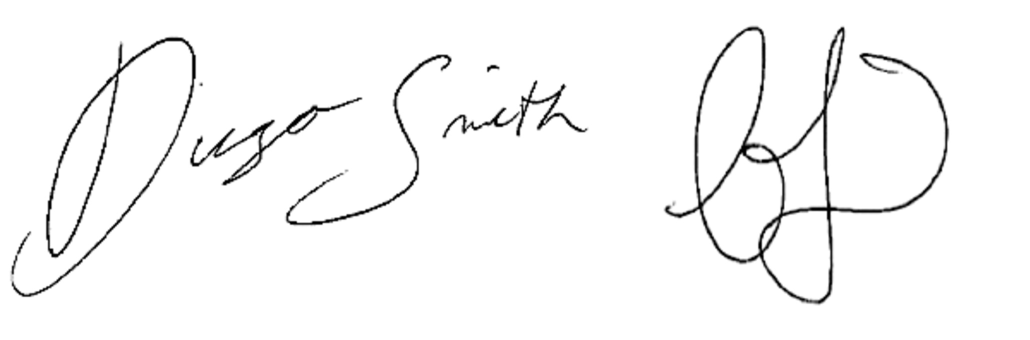
#> input picture data/images/signatures/1.jpg, 2059 x 679 px (shown at 1/2 size)
$ python kmm.py
#> lines starting #> are read from the running program, lines starting #| are printed output that depends on the picture; after the words box and inside, x2 and y2 are one past the last pixel; in counts of white or black regions, pixels touching at a corner belong together
import numpy as np
from PIL import Image
from matplotlib.pyplot import imshow
from matplotlib import pyplot as plt
from lookup_tables import NEIGHBOURS_ARRAY, KMM_LOOKUP_ARRAY


def check_neighbours(neighbours):
    w = neighbour_weight(neighbours)
    return w in NEIGHBOURS_ARRAY


def get_neighbours(img, i, j):
    return img[i - 1:i + 2, j - 1:j + 2]


def first_marks(img):
    result = np.ndarray(img.shape)
    for (i, j), v in np.ndenumerate(img):
        if img[i, j] == 1:
            result[i, j] = 1
            neighbours = get_neighbours(img, i, j)
            try:
                if neighbours[0][1] == 0 or neighbours[1][0] == 0 or neighbours[1][2] == 0 or neighbours[2][1] == 0:
                    result[i, j] = 2
                else:
                    if neighbours[0][0] == 0 or neighbours[0][2] == 0 or neighbours[2][0] == 0 or neighbours[2][2] == 0:
                        result[i, j] = 3
            except IndexError:
                pass
        else:
            result[i, j] = 0
    return result


def neighbour_weight(nbs):
    val = 0
    if nbs[0][0] != 0:
        val += 128
    if nbs[0][1] != 0:
        val += 1
    if nbs[0][2] != 0:
        val += 2
    if nbs[1][2] != 0:
        val += 4
    if nbs[2][2] != 0:
        val += 8
    if nbs[2][1] != 0:
        val += 16
    if nbs[2][0] != 0:
        val += 32
    if nbs[1][0] != 0:
        val += 64
    return val


def delete_4s(img):
    result = np.ndarray(img.shape)
    for (i, j), v in np.ndenumerate(img):
        result[i, j] = img[i, j]
        if img[i, j] == 2 or img[i, j] == 3:
            neighbours = get_neighbours(img, i, j)
            try:
                if check_neighbours(neighbours):
                    result[i, j] = 0
            except IndexError:
                pass
    return result


def remove_2or3(img, n):
    result = img
    for (i, j), v in np.ndenumerate(img):
        if result[i, j] == n:
            neighbours = get_neighbours(result, i, j)
            try:
                result[i, j] = 0 if neighbour_weight(neighbours) in KMM_LOOKUP_ARRAY else 1
            except IndexError:
                pass
    return result


def otsu_threshold(im):
    pixel_counts = [np.sum(im == i) for i in range(256)]
    s_max = (0, -10)
    ss = []
    for threshold in range(256):
        # update
        w_0 = sum(pixel_counts[:threshold])
        w_1 = sum(pixel_counts[threshold:])
        mu_0 = sum([i * pixel_counts[i] for i in range(0, threshold)]) / w_0 if w_0 > 0 else 0
        mu_1 = sum([i * pixel_counts[i] for i in range(threshold, 256)]) / w_1 if w_1 > 0 else 0
        # calculate
        s = w_0 * w_1 * (mu_0 - mu_1) ** 2
        ss.append(s)
        if s > s_max[1]:
            s_max = (threshold, s)
    return s_max[0]


def get_global_thresholding(img, threshold):
    # http://www.cse.iitd.ernet.in/~pkalra/col783/Thresholding.pdf
    if img.ndim == 2:
        img = np.asarray(Image.fromarray(np.uint8(img * 255), 'L'))
    else:
        img = to_grayscale(img)
    return np.apply_along_axis(_threshold, -1, img, threshold)


def to_grayscale(im, weights=np.c_[0.2989, 0.5870, 0.1140]):
    tile = np.tile(weights, reps=(im.shape[0], im.shape[1], 1))
    return np.sum(tile * im, axis=2)


def _threshold(pixel, threshold):
    return [1. if color > threshold else 0. for color in pixel]


def kmm(img):
    img = np.array(img)
    threshold = otsu_threshold(img)
    binarized = 1-get_global_thresholding(img, threshold)
    fm = first_marks(binarized)
    d = delete_4s(fm)
    for i in [3, 2] * 3:
        d = remove_2or3(d, i)
    return d


if __name__ == '__main__':
    filename = '../data/images/signatures/1.jpg'
    img = np.asarray(Image.open(filename))
#> img is the input picture: shape (679, 2059, 3); min 0, max 255, mean 247.3
    result = kmm(img)
#> in otsu_threshold, `pixel_counts = [np.sum(im == i) for i in range(256)]`: pixel_counts = 256 values, max 3869706 at index 255, min 591 at index 83, mean 16383.5
#> the loop in otsu_threshold, `for threshold in range(256):` made 256 passes
#> (w_0, w_1, mu_0, mu_1, s, s_max) on pass 1: (0, 4194183, 0, 247.3, 0, (0, 0))
#> (w_0, w_1, mu_0, mu_1, s_max) on passes 2 to 7: (6249, 4187934, 0, 247.7, (1, 1.61e+15)), (8520, 4185663, 0.267, 247.8, (2, 2.19e+15)), (9987, 4184196, 0.521, 247.9, (3, 2.56e+15)), (11166, 4183017, 0.783, 248, (4, 2.85e+15)), (12252, 4181931, 1.07, 248, (5, 3.13e+15)), (13311, 4180872, 1.38, 248.1, (6, 3.39e+15))
#> after the loop in otsu_threshold, `for threshold in range(256):`: s_max = (161, 2.1e+16); ss = 256 values, max 2.1e+16 at index 161, min 0 at index 0, mean 1.71e+16
#> in kmm, `threshold = otsu_threshold(img)`: threshold = 161
#> in to_grayscale, `tile = np.tile(weights, reps=(im.shape[0], im.shape[1], 1))`:
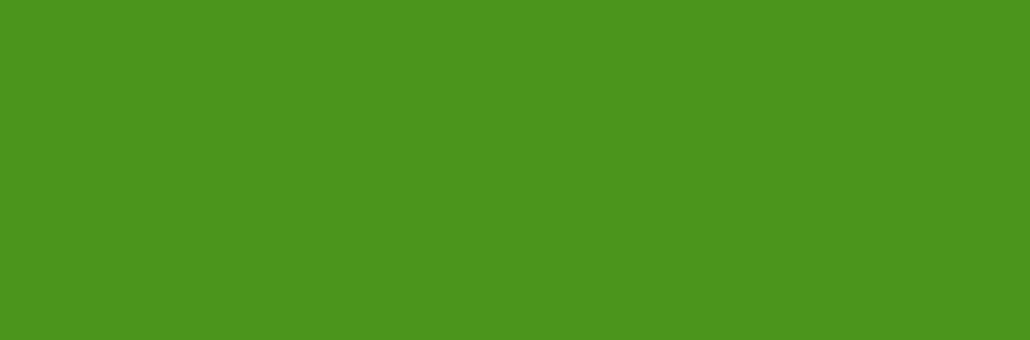
#> tile: shape (679, 2059, 3) float64 (shown at 1/2 size); mean of channels 0, 1, 2 0.299, 0.587, 0.114; drawn as R, G, B
#> in get_global_thresholding, `return np.apply_along_axis(_threshold, -1, img, threshold)`:
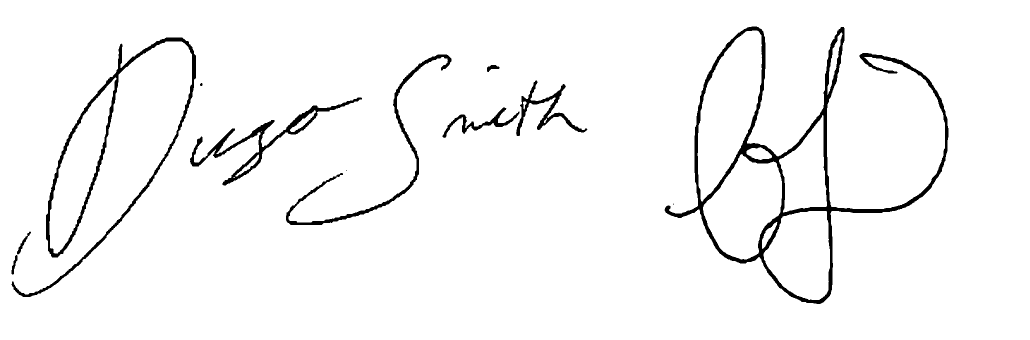
#> returned value: shape (679, 2059) float64 (shown at 1/2 size); values 0 (black) and 1 (white), 96.5% white; 12 black regions (2 under 20 px), largest, box (x1, y1, x2, y2) and area: (1329, 53, 1897, 608) 23126, (23, 75, 392, 594) 10635, (380, 195, 724, 371) 5811
#> in kmm, `binarized = 1-get_global_thresholding(img, threshold)`:
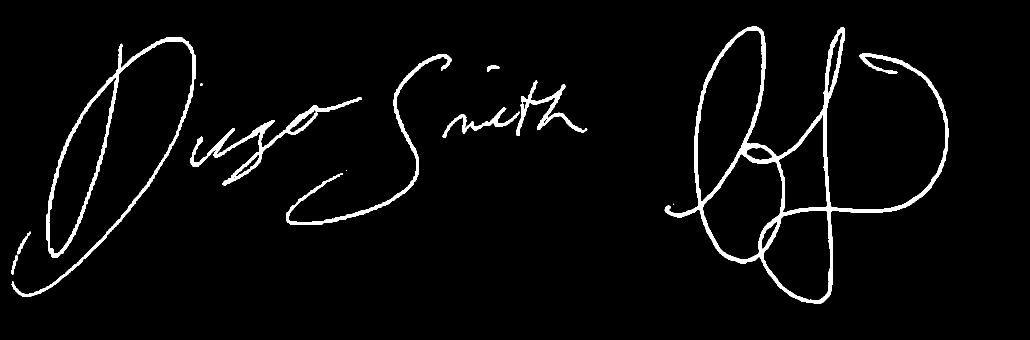
#> binarized: shape (679, 2059) float64 (shown at 1/2 size); values 0 (black) and 1 (white), 3.5% white; 12 white regions (2 under 20 px), largest, box (x1, y1, x2, y2) and area: (1329, 53, 1897, 608) 23126, (23, 75, 392, 594) 10635, (380, 195, 724, 371) 5811
#> after the loop in first_marks, `for (i, j), v in np.ndenumerate(img):`:
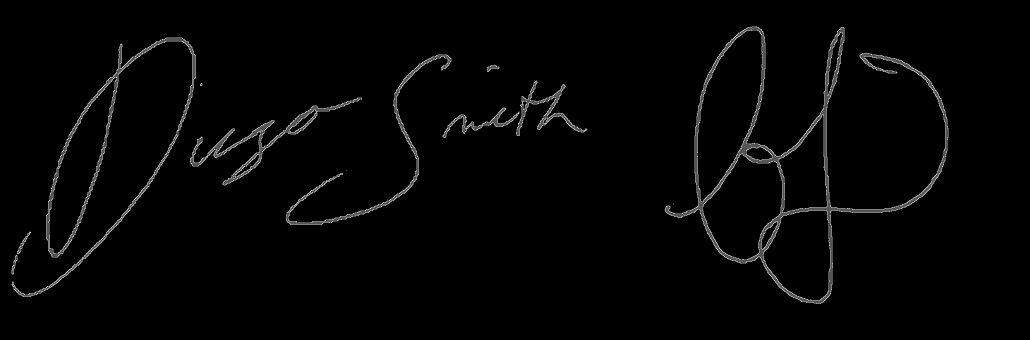
#> result: shape (679, 2059) float64 (shown at 1/2 size); min 0, max 3, mean 0.0523; drawn with min black and max white
#> the loop in kmm, `for i in [3, 2] * 3:` made 6 passes
#> pass 1, in kmm, `d = remove_2or3(d, i)`:
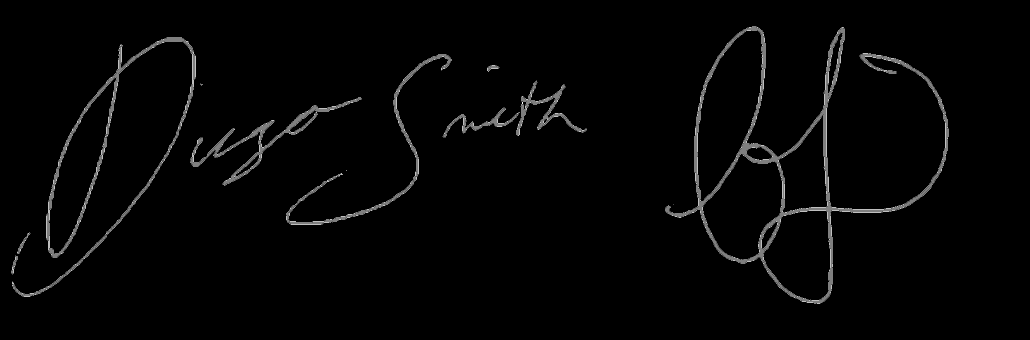
#> d: shape (679, 2059) float64 (shown at 1/2 size); min 0, max 2, mean 0.0378; drawn with min black and max white
#> pass 2, in kmm, `d = remove_2or3(d, i)`:
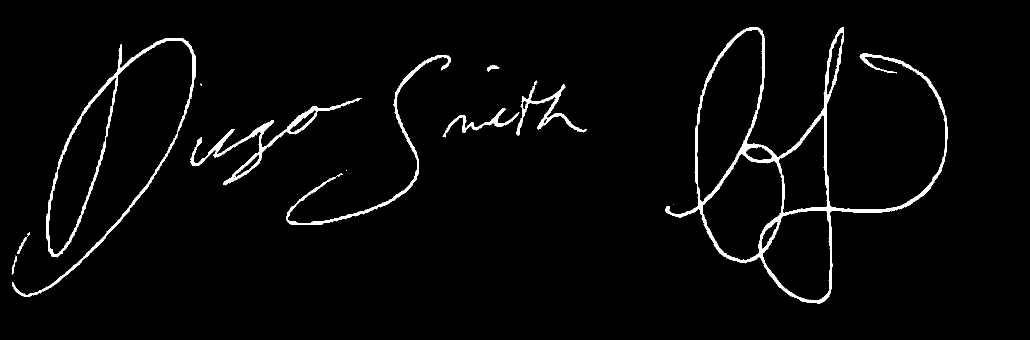
#> d: shape (679, 2059) float64 (shown at 1/2 size); values 0 (black) and 1 (white), 2.5% white; 12 white regions (3 under 20 px), largest, box (x1, y1, x2, y2) and area: (1330, 54, 1896, 608) 16745, (25, 76, 391, 594) 7378, (380, 196, 724, 371) 4307
    imshow(result, cmap=plt.cm.binary)
    plt.show()

$ run again, with data/images/signatures/3.jpg copied over data/images/signatures/1.jpg
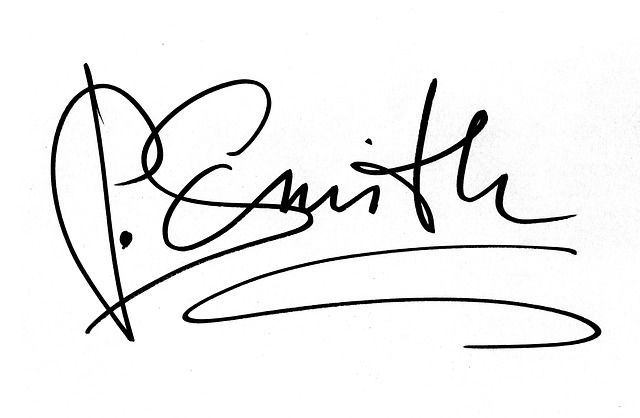
#> input picture data/images/signatures/3.jpg, 640 x 418 px
#> img is the input picture: shape (418, 640, 3); min 0, max 255, mean 238.7
#> pixel_counts = 256 values, max 474588 at index 255, min 39 at index 119, mean 3135
#> the loop in otsu_threshold, `for threshold in range(256):` made 256 passes
#> (w_0, w_1, mu_0, mu_1, s, s_max) on pass 1: (0, 802560, 0, 238.7, 0, (0, 0))
#> after the loop in otsu_threshold, `for threshold in range(256):`: s_max = (134, 2.13e+15); ss = 256 values, max 2.13e+15 at index 134, min 0 at index 0, mean 2e+15
#> threshold = 134
#> in get_global_thresholding, `return np.apply_along_axis(_threshold, -1, img, threshold)`:
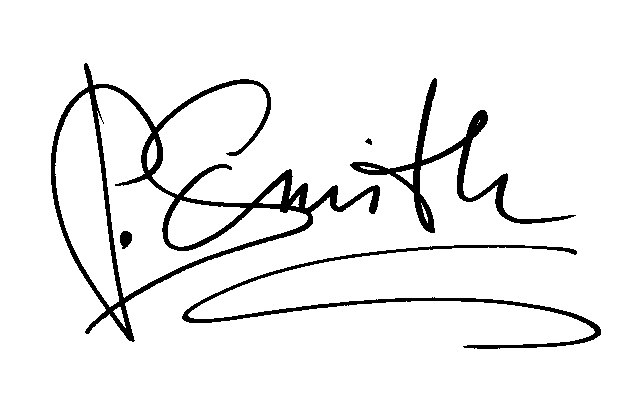
#> returned value: shape (418, 640) float64; values 0 (black) and 1 (white), 93.9% white; 5 black regions, box (x1, y1, x2, y2) and area: (51, 63, 380, 342) 9096, (350, 78, 576, 233) 3709, (182, 245, 601, 349) 3448, (120, 231, 132, 249) 163, (365, 138, 372, 145) 29
#> the loop in kmm, `for i in [3, 2] * 3:` made 6 passes
#> pass 2, in kmm, `d = remove_2or3(d, i)`:
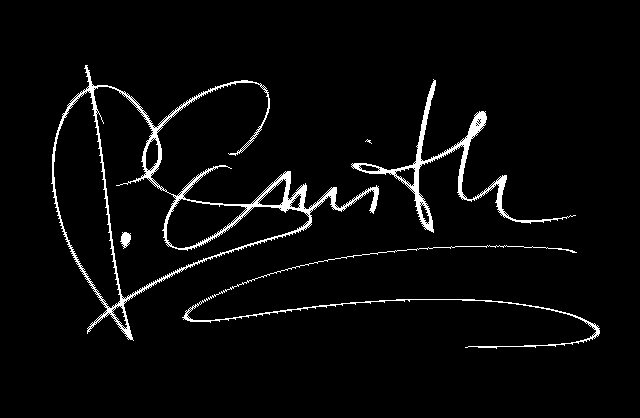
#> d: shape (418, 640) float64; values 0 (black) and 1 (white), 3.6% white; 5 white regions (1 under 20 px), largest, box (x1, y1, x2, y2) and area: (51, 65, 379, 341) 5597, (351, 79, 576, 233) 2508, (182, 245, 600, 349) 1441, (120, 232, 131, 249) 118
